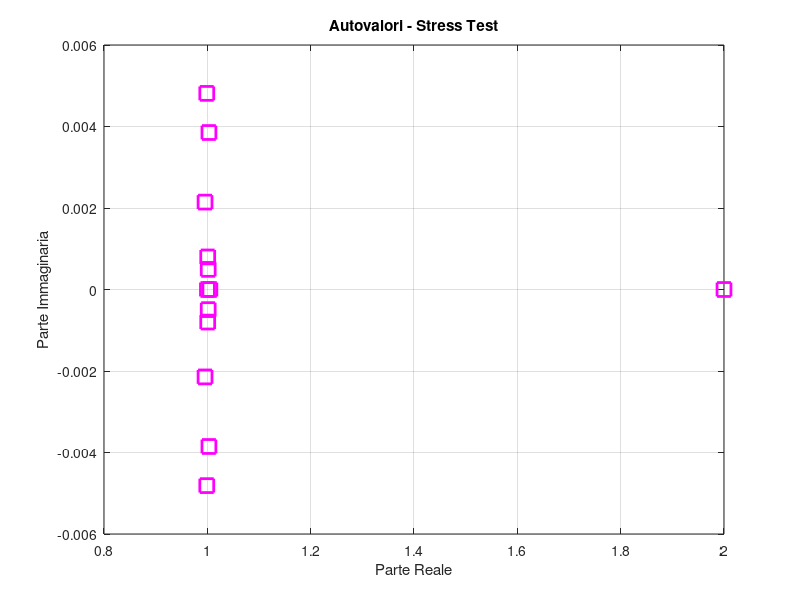

Source code (MATLAB): (Note: this script raises an error after producing the figure.)
%% STRESS TEST: Matrice con elevata molteplicità e cluster
J_stress = [];
J1 = 1*eye(7) + diag(ones(6,1),1);
J_stress = blkdiag(J_stress, J1);
J2 = 1.001*eye(5) + diag(ones(4,1),1);
J_stress = blkdiag(J_stress, J2);
J_stress = blkdiag(J_stress, 2);
n_stress = size(J_stress,1);
[Q_stress, ~] = qr(randn(n_stress));
A_stress = Q_stress' * J_stress * Q_stress;
eig_stress = eig(A_stress);
figure;
plot(real(eig_stress), imag(eig_stress), 'ms', 'MarkerSize',10, 'LineWidth',2);
title('Autovalori - Stress Test');
xlabel('Parte Reale'); ylabel('Parte Immaginaria');
grid on;

tol = 1e-10;
mg1 = multgeo(A_stress, 1, tol);
mg1_001 = multgeo(A_stress, 1.001, tol);
mg2 = multgeo(A_stress, 2, tol);
fprintf('Molteplicità geometrica per lambda=1 (attesa = 1): %d\n', mg1);
fprintf('Molteplicità geometrica per lambda=1.001 (attesa = 1): %d\n', mg1_001);
fprintf('Molteplicità geometrica per lambda=2 (attesa = 1): %d\n', mg2);

it = 5; maxit = 50;
[lambda_est1, m_est1, flag1] = multalg(A_stress, 1.01, tol, it, maxit);
[lambda_est2, m_est2, flag2] = multalg(A_stress, 1.001, tol, it, maxit);
[lambda_est3, m_est3, flag3] = multalg(A_stress, 2.1, tol, it, maxit);
fprintf('Risultati multalg per lambda vicino a 1: lambda = %g, molteplicità = %d, flag = %d\n', lambda_est1, m_est1, flag1);
fprintf('Risultati multalg per lambda vicino a 1.001: lambda = %g, molteplicità = %d, flag = %d\n', lambda_est2, m_est2, flag2);
fprintf('Risultati multalg per lambda vicino a 2: lambda = %g, molteplicità = %d, flag = %d\n', lambda_est3, m_est3, flag3);
